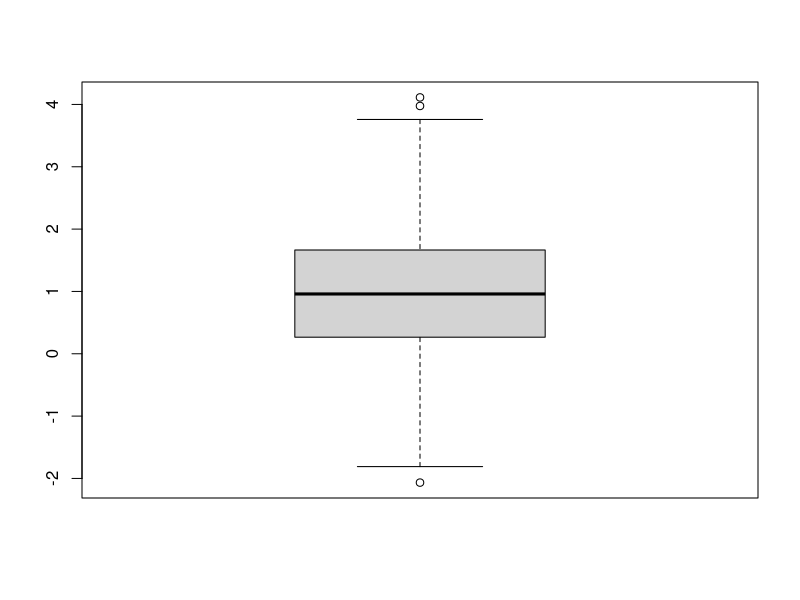
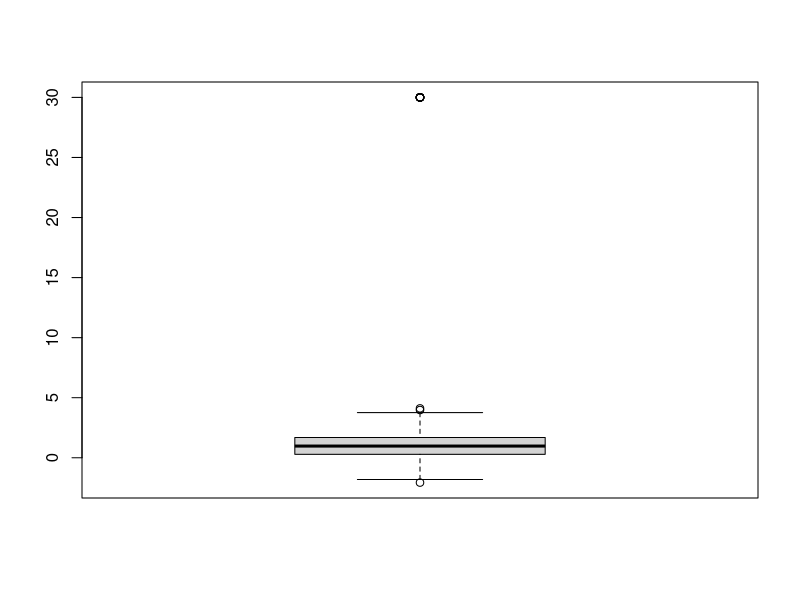
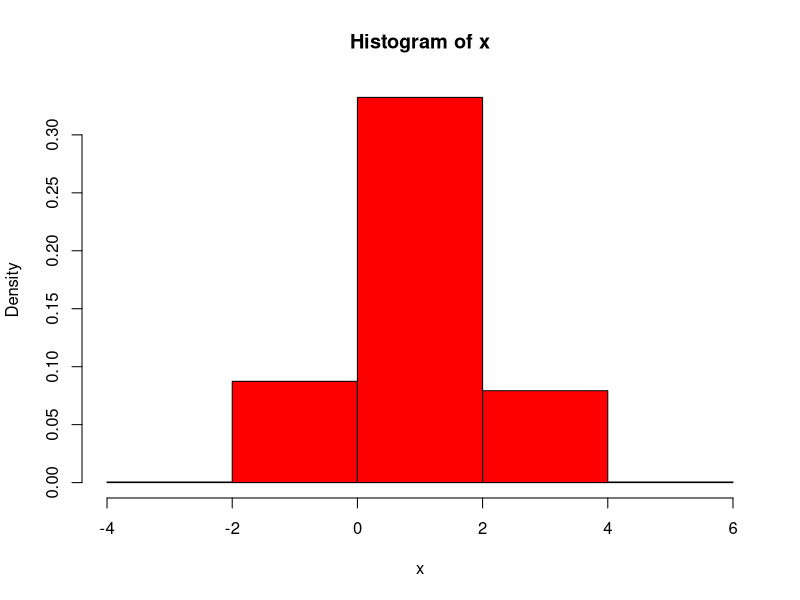

Here is the R script that generated these plots, in order:
## ---- chunk 1
n <- 1000;
mean <- 1;
x <- rnorm(n,mean,1)
mean(x)
quantile(x)
boxplot(x)
title <-"cool"
x[1:10] <-30*mean
mean(x)
boxplot(x)
quantile(x)

## ---- chunk 2
median(x)
mean(x)
## ---- chunk 3
x <-x[-c(1:10)];
mean(x)

## ---- chunk 4

## ---- chunk 5

quantile(x)
## ---- chunk 6
hist(x,freq = F,col = "red",breaks = 3)
